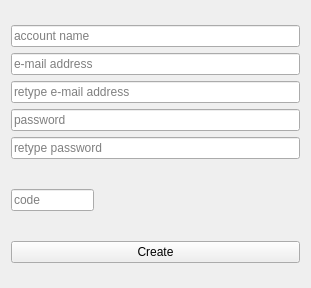
<?xml version="1.0" encoding="UTF-8"?>
<ui version="4.0">
 <class>CreateForm</class>
 <widget class="QWidget" name="CreateForm">
  <property name="geometry">
   <rect>
    <x>0</x>
    <y>0</y>
    <width>311</width>
    <height>288</height>
   </rect>
  </property>
  <property name="windowTitle">
   <string>Form</string>
  </property>
  <layout class="QVBoxLayout" name="verticalLayout">
   <item>
    <spacer name="verticalSpacer_3">
     <property name="orientation">
      <enum>Qt::Vertical</enum>
     </property>
     <property name="sizeHint" stdset="0">
      <size>
       <width>20</width>
       <height>40</height>
      </size>
     </property>
    </spacer>
   </item>
   <item>
    <widget class="QLineEdit" name="userEdit">
     <property name="placeholderText">
      <string>account name</string>
     </property>
     <property name="clearButtonEnabled">
      <bool>true</bool>
     </property>
    </widget>
   </item>
   <item>
    <widget class="QLineEdit" name="email1Edit">
     <property name="placeholderText">
      <string>e-mail address</string>
     </property>
     <property name="clearButtonEnabled">
      <bool>true</bool>
     </property>
    </widget>
   </item>
   <item>
    <widget class="QLineEdit" name="email2Edit">
     <property name="placeholderText">
      <string>retype e-mail address</string>
     </property>
     <property name="clearButtonEnabled">
      <bool>true</bool>
     </property>
    </widget>
   </item>
   <item>
    <widget class="QLineEdit" name="password1Edit">
     <property name="echoMode">
      <enum>QLineEdit::Password</enum>
     </property>
     <property name="placeholderText">
      <string>password</string>
     </property>
     <property name="clearButtonEnabled">
      <bool>true</bool>
     </property>
    </widget>
   </item>
   <item>
    <widget class="QLineEdit" name="password2Edit">
     <property name="echoMode">
      <enum>QLineEdit::Password</enum>
     </property>
     <property name="placeholderText">
      <string>retype password</string>
     </property>
     <property name="clearButtonEnabled">
      <bool>true</bool>
     </property>
    </widget>
   </item>
   <item>
    <layout class="QHBoxLayout" name="horizontalLayout">
     <item>
      <widget class="QLineEdit" name="codeEdit">
       <property name="placeholderText">
        <string>code</string>
       </property>
      </widget>
     </item>
     <item>
      <widget class="QLabel" name="label">
       <property name="sizePolicy">
        <sizepolicy hsizetype="Fixed" vsizetype="Fixed">
         <horstretch>0</horstretch>
         <verstretch>0</verstretch>
        </sizepolicy>
       </property>
       <property name="minimumSize">
        <size>
         <width>200</width>
         <height>70</height>
        </size>
       </property>
       <property name="maximumSize">
        <size>
         <width>200</width>
         <height>70</height>
        </size>
       </property>
       <property name="text">
        <string/>
       </property>
       <property name="scaledContents">
        <bool>true</bool>
       </property>
       <property name="alignment">
        <set>Qt::AlignCenter</set>
       </property>
      </widget>
     </item>
    </layout>
   </item>
   <item>
    <widget class="QPushButton" name="createButton">
     <property name="text">
      <string>Create</string>
     </property>
    </widget>
   </item>
   <item>
    <spacer name="verticalSpacer">
     <property name="orientation">
      <enum>Qt::Vertical</enum>
     </property>
     <property name="sizeHint" stdset="0">
      <size>
       <width>20</width>
       <height>40</height>
      </size>
     </property>
    </spacer>
   </item>
  </layout>
 </widget>
 <resources/>
 <connections/>
</ui>
